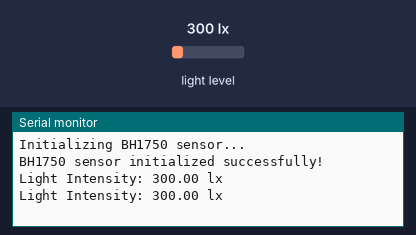
A sketch run on a simulated ESP32. On the bench: the last lines printed to the serial monitor. Inputs (shaded band) come from the test bench; at power-on: light level 300 lx.

Above: at 1.4 s.
1.5 s: light level set to 40 lx
At 2.6 s:
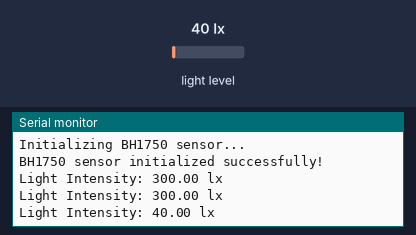
3.0 s: light level set to 500 lx
At 4.0 s:
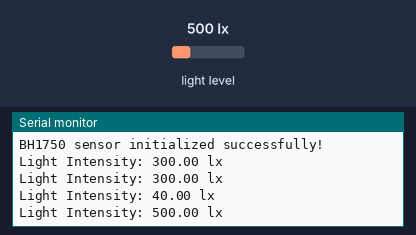
Timing chart, 0 to 6.0 s (numbered marks = the images above; inputs shaded):
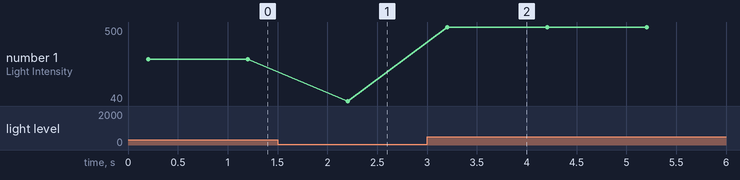

Measured:
- after the input at 1.5 s, the serial monitor: prints a new line after 0.70 s (image 1)
- after the input at 3.0 s, the serial monitor: prints a new line after 0.20 s (image 2)
- plotted number 1: 300 → 40 after the input at 1.5 s, 40 → 500 after the input at 3.0 s

The sketch:

sketch_aug27a.ino
```cpp
#include <Wire.h>
#include <BH1750.h>

#define SDA_PIN 21
#define SCL_PIN 22

BH1750 lightMeter;

void setup() {
  Serial.begin(115200);
  Wire.begin(SDA_PIN, SCL_PIN); // SDA, SCL
  Serial.println("Initializing BH1750 sensor...");

  int attempts = 0;
  bool initialized = false;

  while (!initialized && attempts < 5) {
    if (lightMeter.begin(BH1750::CONTINUOUS_HIGH_RES_MODE)) {
      initialized = true;
      Serial.println("BH1750 sensor initialized successfully!");
      delay(200); // کوتاه صبر کن تا سنسور آماده داده بشه
    } else {
      attempts++;
      Serial.print("Initialization failed, attempt ");
      Serial.println(attempts);
      delay(1000);
    }
  }

  if (!initialized) {
    Serial.println("BH1750 not found after 5 attempts. Check wiring!");
  }
}

void loop() {
  float lux = lightMeter.readLightLevel();

  if (lux < 0) {
    Serial.println("Error reading BH1750! Retrying read...");
    delay(200); // کمی صبر قبل از تلاش بعدی
  } else {
    Serial.print("Light Intensity: ");
    Serial.print(lux);
    Serial.println(" lx");
  }

  delay(1000);
}
```
